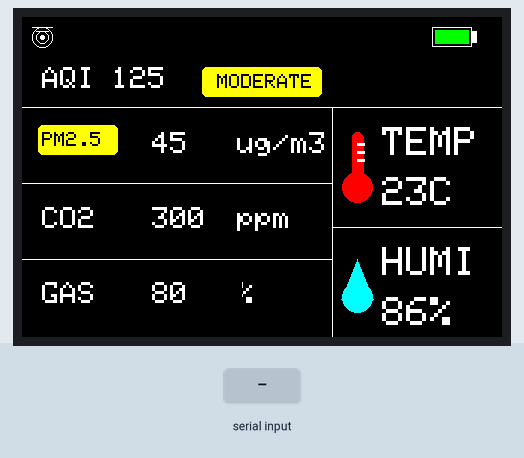
Recording of a sketch running on a simulated Arduino Uno, built with avr-gcc and run on an emulated ATmega328P. Shown: 480×320 colour display. Inputs (shaded band) come from the test bench.

Above: at 2.6 s.
2.7 s: "90,45,200\n" received over Serial
At 4.4 s:
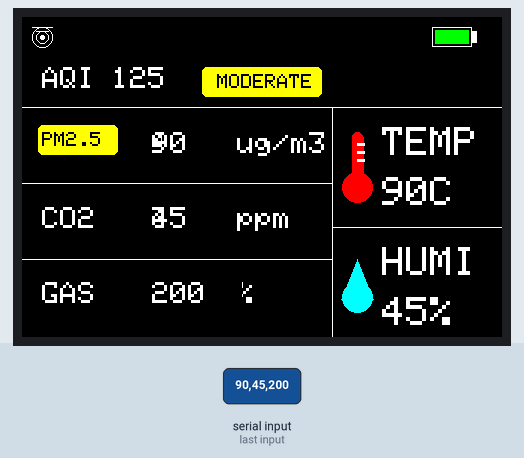
5.5 s: "30,150,10\n" received over Serial
At 7.2 s:
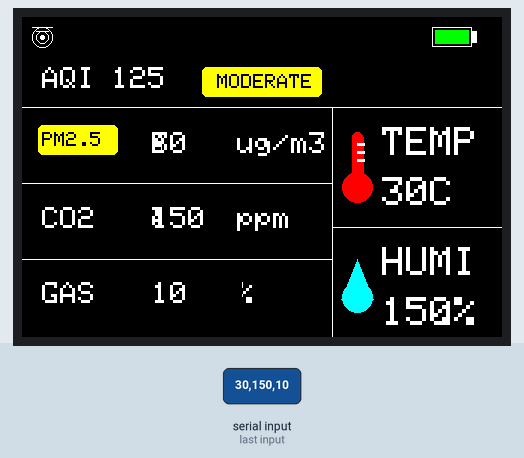
Timing chart, 0 to 8.7 s (numbered marks = the images above; inputs shaded):
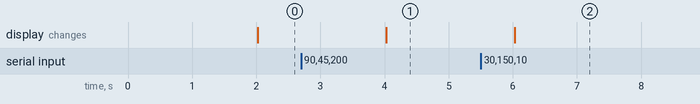

The sketch:

Air_Monitor_Display_AVR_V4.ino
```cpp
#include <MCUFRIEND_kbv.h>
#include <Adafruit_GFX.h>

MCUFRIEND_kbv tft;

#define BLACK 0x0000
#define WHITE 0xFFFF
#define RED 0xF800
#define GREEN 0x07E0
#define YELLOW 0xFFE0
#define CYAN 0x07FF

int pm25Value = 45;
int co2Value = 300;
int gasValue = 80;
int temperature = 23;
int humidity = 86;
int aqi = 125;

void setup() {
  Serial.begin(9600);
  uint16_t ID = tft.readID();
  if (ID == 0xD3D3) ID = 0x9486;
  tft.begin(ID);
  tft.setRotation(1);
  drawUI();
}

void drawText(int x, int y, int size, uint16_t color, const char* text) {
  tft.setTextColor(color);
  tft.setTextSize(size);
  tft.setCursor(x, y);
  tft.print(text);
}

void drawWiFiIcon(int x, int y) {
  tft.fillCircle(x, y, 2, WHITE);  // Small center dot
  tft.drawCircle(x, y, 6, WHITE);  // First ring
  tft.drawCircle(x, y, 10, WHITE); // Second ring
  tft.drawLine(x - 6, y - 6, x + 6, y - 6, WHITE); // Top arc
  tft.drawLine(x - 10, y - 10, x + 10, y - 10, WHITE); // Outer arc
}

void drawBatteryIcon(int x, int y) {
  tft.drawRect(x, y, 40, 20, WHITE);
  tft.fillRect(x + 40, y + 4, 5, 12, WHITE);
  tft.fillRect(x + 3, y + 3, 34, 14, GREEN);
}

void drawThermometerIcon(int x, int y) {
  tft.fillCircle(x, y - 30, 5, RED);
  tft.fillCircle(x, y + 20, 15, RED);
  tft.fillRect(x - 5, y - 30, 12, 40, RED);
  tft.fillRect(x, y - 8, 8, 3, WHITE);
  tft.fillRect(x, y - 16, 8, 3, WHITE);
  tft.fillRect(x, y - 24, 8, 3, WHITE);
}

void drawHumidityIcon(int x, int y) {
  tft.fillCircle(x, y + 10, 15, CYAN);
  tft.fillTriangle(x - 16, y + 12, x + 16, y + 12, x, y - 28, CYAN);
}

void drawUI() {
  tft.fillScreen(BLACK);

  drawWiFiIcon(20, 20);
  drawBatteryIcon(410, 10);

  drawText(20, 50, 3, WHITE, "AQI ");
  drawText(90, 50, 3, WHITE, String(aqi).c_str());

  int aqiColor;
  const char* aqiStatus;
  if (aqi < 100) {
    aqiColor = GREEN;
    aqiStatus = "GOOD";
  } else if (aqi < 200) {
    aqiColor = YELLOW;
    aqiStatus = "MODERATE";
  } else {
    aqiColor = RED;
    aqiStatus = "POOR";
  }

  tft.fillRoundRect(180, 50, 120, 30, 5, aqiColor);
  drawText(195, 57, 2, BLACK, aqiStatus);

  tft.fillRoundRect(16, 108, 80, 30, 5, aqiColor);
  drawText(20, 115, 2, BLACK, "PM2.5");
  drawText(130, 115, 3, WHITE, String(pm25Value).c_str());
  drawText(215, 115, 3, WHITE, "ug/m3");


  drawText(20, 190, 3, WHITE, "CO2");
  drawText(130, 190, 3, WHITE, String(co2Value).c_str());
  drawText(215, 190, 3, WHITE, "ppm");

  drawText(20, 265, 3, WHITE, "GAS");
  drawText(130, 265, 3, WHITE, String(gasValue).c_str());
  drawText(215, 265, 3, WHITE, "%");

  drawThermometerIcon(335, 150);
  drawText(360, 110, 4, WHITE, "TEMP");
  drawText(360, 160, 4, WHITE, (String(temperature) + "C").c_str());

  drawHumidityIcon(335, 270);
  drawText(360, 230, 4, WHITE, "HUMI");
  drawText(360, 280, 4, WHITE, (String(humidity) + "%").c_str());

  tft.drawLine(0, 90, 480, 90, WHITE);
  tft.drawLine(0, 166, 310, 166, WHITE);
  tft.drawLine(0, 242, 310, 242, WHITE);
  tft.drawLine(310, 210, 480, 210, WHITE);
  tft.drawLine(310, 90, 310, 320, WHITE);
}

void updateValues() {
  tft.fillRect(90, 50, 60, 30, BLACK);
  drawText(90, 50, 3, WHITE, String(aqi).c_str());

  tft.fillRect(140, 115, 50, 30, BLACK);
  drawText(130, 115, 3, WHITE, String(pm25Value).c_str());

  tft.fillRect(140, 190, 70, 30, BLACK);
  drawText(130, 190, 3, WHITE, String(co2Value).c_str());

  tft.fillRect(130, 265, 90, 30, BLACK);
  drawText(130, 265, 3, WHITE, String(gasValue).c_str());

  tft.fillRect(360, 160, 60, 30, BLACK);
  drawText(360, 160, 4, WHITE, (String(temperature) + "C").c_str());

  tft.fillRect(360, 280, 60, 30, BLACK);
  drawText(360, 280, 4, WHITE, (String(humidity) + "%").c_str());

  int aqiColor;
  const char* aqiStatus;
  if (aqi < 100) {
    aqiColor = GREEN;
    aqiStatus = "GOOD";
  } else if (aqi < 200) {
    aqiColor = YELLOW;
    aqiStatus = "MODERATE";
  } else {
    aqiColor = RED;
    aqiStatus = "POOR";
  }

  tft.fillRoundRect(180, 50, 120, 30, 5, aqiColor);
  drawText(195, 57, 2, BLACK, aqiStatus);
}

void loop() {
  static unsigned long lastUpdate = 0;
  if (millis() - lastUpdate > 2000) {
    lastUpdate = millis();

    if (Serial.available()) {
      String incomingData = Serial.readStringUntil('\n');

      int firstComma = incomingData.indexOf(',');
      int secondComma = incomingData.indexOf(',', firstComma + 1);
      int thirdComma = incomingData.indexOf(',', secondComma + 1);
      int fourthComma = incomingData.indexOf(',', thirdComma + 1);

      pm25Value = incomingData.substring(0, firstComma).toInt();
      co2Value = incomingData.substring(firstComma + 1, secondComma).toInt();
      gasValue = incomingData.substring(secondComma + 1, thirdComma).toInt();
      temperature = incomingData.substring(thirdComma + 1, fourthComma).toInt();
      humidity = incomingData.substring(fourthComma + 1).toInt();
    }

    updateValues();
  }
}
```

Measured:
- after the input at 2.7 s, the display: changes after 1.3 s (image 1)
- after the input at 5.5 s, the display: changes after 0.53 s (image 2)
